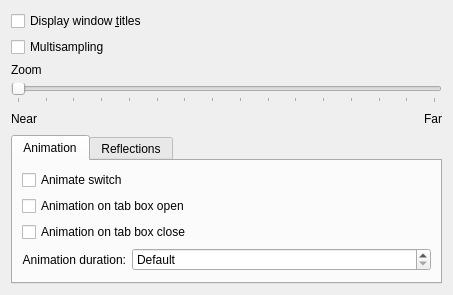
<?xml version="1.0" encoding="UTF-8"?>
<ui version="4.0">
 <class>KWin::CoverSwitchEffectConfigForm</class>
 <widget class="QWidget" name="KWin::CoverSwitchEffectConfigForm">
  <property name="geometry">
   <rect>
    <x>0</x>
    <y>0</y>
    <width>453</width>
    <height>289</height>
   </rect>
  </property>
  <layout class="QVBoxLayout" name="verticalLayout_5">
   <item>
    <widget class="QCheckBox" name="kcfg_WindowTitle">
     <property name="text">
      <string>Display window &amp;titles</string>
     </property>
     <property name="shortcut">
      <string/>
     </property>
    </widget>
   </item>
   <item>
    <widget class="QCheckBox" name="kcfg_Multisampling">
     <property name="text">
      <string>Multisampling</string>
     </property>
    </widget>
   </item>
   <item>
    <layout class="QVBoxLayout" name="verticalLayout_4">
     <item>
      <widget class="QLabel" name="label_4">
       <property name="text">
        <string>Zoom</string>
       </property>
       <property name="alignment">
        <set>Qt::AlignLeading|Qt::AlignLeft|Qt::AlignVCenter</set>
       </property>
      </widget>
     </item>
     <item>
      <widget class="QSlider" name="kcfg_zPosition">
       <property name="toolTip">
        <string>Define how far away the windows should appear</string>
       </property>
       <property name="maximum">
        <number>3000</number>
       </property>
       <property name="singleStep">
        <number>100</number>
       </property>
       <property name="pageStep">
        <number>500</number>
       </property>
       <property name="orientation">
        <enum>Qt::Horizontal</enum>
       </property>
       <property name="tickPosition">
        <enum>QSlider::TicksBelow</enum>
       </property>
       <property name="tickInterval">
        <number>200</number>
       </property>
      </widget>
     </item>
     <item>
      <layout class="QHBoxLayout" name="horizontalLayout">
       <item>
        <widget class="QLabel" name="label_8">
         <property name="text">
          <string>Near</string>
         </property>
        </widget>
       </item>
       <item>
        <spacer name="horizontalSpacer">
         <property name="orientation">
          <enum>Qt::Horizontal</enum>
         </property>
         <property name="sizeHint" stdset="0">
          <size>
           <width>40</width>
           <height>20</height>
          </size>
         </property>
        </spacer>
       </item>
       <item>
        <widget class="QLabel" name="label_9">
         <property name="text">
          <string>Far</string>
         </property>
         <property name="alignment">
          <set>Qt::AlignRight|Qt::AlignTrailing|Qt::AlignVCenter</set>
         </property>
        </widget>
       </item>
      </layout>
     </item>
    </layout>
   </item>
   <item>
    <widget class="QTabWidget" name="tabWidget">
     <property name="sizePolicy">
      <sizepolicy hsizetype="MinimumExpanding" vsizetype="Expanding">
       <horstretch>0</horstretch>
       <verstretch>0</verstretch>
      </sizepolicy>
     </property>
     <property name="currentIndex">
      <number>0</number>
     </property>
     <widget class="QWidget" name="tab">
      <attribute name="title">
       <string>Animation</string>
      </attribute>
      <layout class="QVBoxLayout" name="verticalLayout">
       <item>
        <widget class="QCheckBox" name="kcfg_AnimateSwitch">
         <property name="text">
          <string>Animate switch</string>
         </property>
        </widget>
       </item>
       <item>
        <widget class="QCheckBox" name="kcfg_AnimateStart">
         <property name="text">
          <string>Animation on tab box open</string>
         </property>
        </widget>
       </item>
       <item>
        <widget class="QCheckBox" name="kcfg_AnimateStop">
         <property name="text">
          <string>Animation on tab box close</string>
         </property>
        </widget>
       </item>
       <item>
        <layout class="QFormLayout" name="formLayout_2">
         <item row="0" column="0">
          <widget class="QLabel" name="label_3">
           <property name="text">
            <string>Animation duration:</string>
           </property>
           <property name="alignment">
            <set>Qt::AlignRight|Qt::AlignTrailing|Qt::AlignVCenter</set>
           </property>
           <property name="buddy">
            <cstring>kcfg_Duration</cstring>
           </property>
          </widget>
         </item>
         <item row="0" column="1">
          <widget class="QSpinBox" name="kcfg_Duration">
           <property name="sizePolicy">
            <sizepolicy hsizetype="Expanding" vsizetype="Fixed">
             <horstretch>0</horstretch>
             <verstretch>0</verstretch>
            </sizepolicy>
           </property>
           <property name="specialValueText">
            <string comment="Duration of rotation">Default</string>
           </property>
           <property name="suffix">
            <string> milliseconds</string>
           </property>
           <property name="maximum">
            <number>9999</number>
           </property>
           <property name="singleStep">
            <number>10</number>
           </property>
          </widget>
         </item>
        </layout>
       </item>
      </layout>
     </widget>
     <widget class="QWidget" name="tab_3">
      <attribute name="title">
       <string>Reflections</string>
      </attribute>
      <layout class="QVBoxLayout" name="verticalLayout_3">
       <item>
        <widget class="QCheckBox" name="kcfg_Reflection">
         <property name="text">
          <string>Reflections</string>
         </property>
        </widget>
       </item>
       <item>
        <layout class="QFormLayout" name="formLayout_3">
         <property name="fieldGrowthPolicy">
          <enum>QFormLayout::FieldsStayAtSizeHint</enum>
         </property>
         <item row="0" column="0">
          <widget class="QLabel" name="label_2">
           <property name="text">
            <string>Rear color</string>
           </property>
          </widget>
         </item>
         <item row="0" column="1">
          <widget class="KColorButton" name="kcfg_MirrorRearColor"/>
         </item>
         <item row="1" column="0">
          <widget class="QLabel" name="label">
           <property name="text">
            <string>Front color</string>
           </property>
          </widget>
         </item>
         <item row="1" column="1">
          <widget class="KColorButton" name="kcfg_MirrorFrontColor"/>
         </item>
        </layout>
       </item>
      </layout>
     </widget>
    </widget>
   </item>
   <item>
    <spacer name="verticalSpacer_2">
     <property name="orientation">
      <enum>Qt::Vertical</enum>
     </property>
     <property name="sizeHint" stdset="0">
      <size>
       <width>20</width>
       <height>0</height>
      </size>
     </property>
    </spacer>
   </item>
  </layout>
 </widget>
 <customwidgets>
  <customwidget>
   <class>KColorButton</class>
   <extends>QPushButton</extends>
   <header>kcolorbutton.h</header>
  </customwidget>
 </customwidgets>
 <resources/>
 <connections>
  <connection>
   <sender>kcfg_Reflection</sender>
   <signal>toggled(bool)</signal>
   <receiver>kcfg_MirrorFrontColor</receiver>
   <slot>setEnabled(bool)</slot>
   <hints>
    <hint type="sourcelabel">
     <x>60</x>
     <y>49</y>
    </hint>
    <hint type="destinationlabel">
     <x>282</x>
     <y>110</y>
    </hint>
   </hints>
  </connection>
  <connection>
   <sender>kcfg_Reflection</sender>
   <signal>toggled(bool)</signal>
   <receiver>kcfg_MirrorRearColor</receiver>
   <slot>setEnabled(bool)</slot>
   <hints>
    <hint type="sourcelabel">
     <x>102</x>
     <y>51</y>
    </hint>
    <hint type="destinationlabel">
     <x>284</x>
     <y>72</y>
    </hint>
   </hints>
  </connection>
  <connection>
   <sender>kcfg_Reflection</sender>
   <signal>toggled(bool)</signal>
   <receiver>label_2</receiver>
   <slot>setEnabled(bool)</slot>
   <hints>
    <hint type="sourcelabel">
     <x>136</x>
     <y>47</y>
    </hint>
    <hint type="destinationlabel">
     <x>202</x>
     <y>78</y>
    </hint>
   </hints>
  </connection>
  <connection>
   <sender>kcfg_Reflection</sender>
   <signal>toggled(bool)</signal>
   <receiver>label</receiver>
   <slot>setEnabled(bool)</slot>
   <hints>
    <hint type="sourcelabel">
     <x>175</x>
     <y>49</y>
    </hint>
    <hint type="destinationlabel">
     <x>209</x>
     <y>102</y>
    </hint>
   </hints>
  </connection>
 </connections>
</ui>
